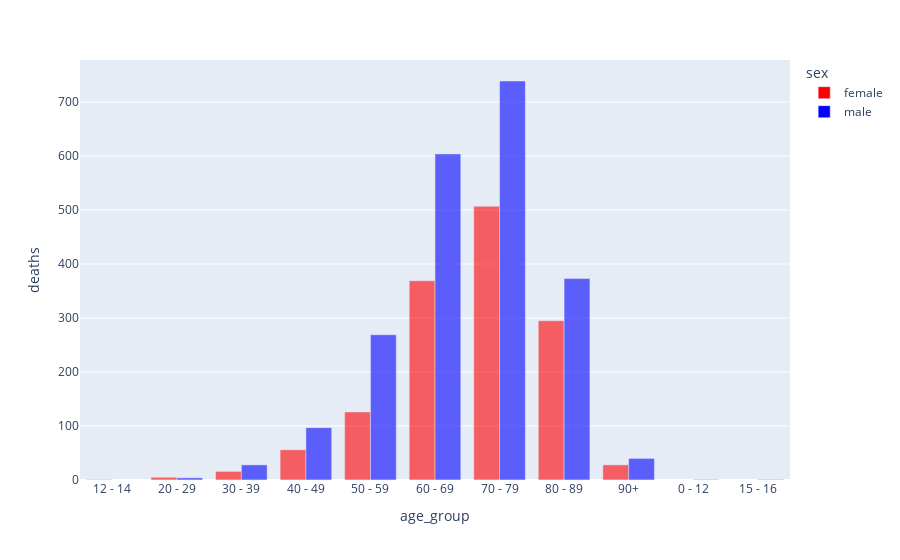

Notebook code cell kept with this figure:
### Code cell
df_deaths_agesex_group = df_deaths_agesex.loc['2020-09-01' : '2020-12-01', :].groupby(['sex', 'age_group']).sum()
df_deaths_agesex_group.reset_index(inplace = True)

fig = go.Figure()
px.bar(df_deaths_agesex_group, x = 'age_group', y = 'deaths', color = 'sex', barmode="group",opacity = 0.6, color_discrete_map={
        'female': 'red',
        'male': 'blue'
    })

### Figure 1 — Plotly figure (JSON) as saved in the notebook; plotly's stock layout.template omitted (floating-point values rounded to 4 significant figures)
{"data": [{"alignmentgroup": "True", "hovertemplate": "sex=female<br>age_group=%{x}<br>deaths=%{y}<extra></extra>", "legendgroup": "female", "marker": {"color": "red", "opacity": 0.6}, "name": "female", "offsetgroup": "female", "orientation": "v", "showlegend": true, "textposition": "auto", "type": "bar", "x": ["12 - 14", "20 - 29", "30 - 39", "40 - 49", "50 - 59", "60 - 69", "70 - 79", "80 - 89", "90+"], "xaxis": "x", "y": [1, 5, 16, 56, 126, 369, 507, 295, 28], "yaxis": "y"}, {"alignmentgroup": "True", "hovertemplate": "sex=male<br>age_group=%{x}<br>deaths=%{y}<extra></extra>", "legendgroup": "male", "marker": {"color": "blue", "opacity": 0.6}, "name": "male", "offsetgroup": "male", "orientation": "v", "showlegend": true, "textposition": "auto", "type": "bar", "x": ["0 - 12", "15 - 16", "20 - 29", "30 - 39", "40 - 49", "50 - 59", "60 - 69", "70 - 79", "80 - 89", "90+"], "xaxis": "x", "y": [1, 1, 4, 28, 97, 269, 604, 739, 373, 40], "yaxis": "y"}], "layout": {"barmode": "group", "legend": {"title": {"text": "sex"}, "tracegroupgap": 0}, "margin": {"t": 60}, "xaxis": {"anchor": "y", "domain": [0, 1], "title": {"text": "age_group"}}, "yaxis": {"anchor": "x", "domain": [0, 1], "title": {"text": "deaths"}}}}
